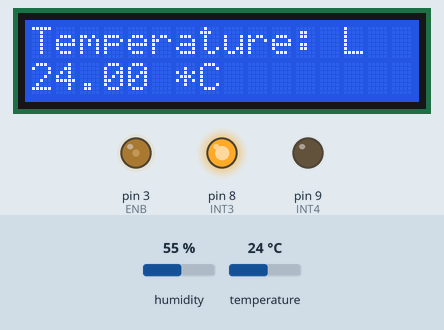
The sketch below on a simulated Arduino Uno, built with avr-gcc and run on an emulated ATmega328P. Shown: 16×2 character LCD, output pins drawn as LEDs (lit = HIGH). Inputs (shaded band) come from the test bench; at power-on: temperature 24 °C, humidity 55 %.

Above: at 3.7 s.
3.8 s: temperature set to 29 °C
At 6.0 s:
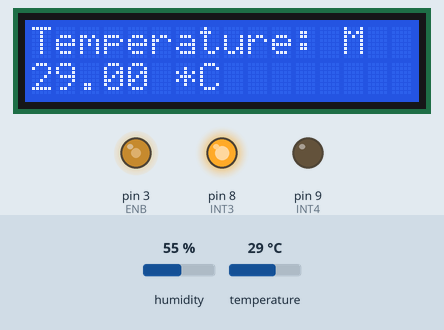
6.8 s: temperature set to 32 °C
At 7.6 s:
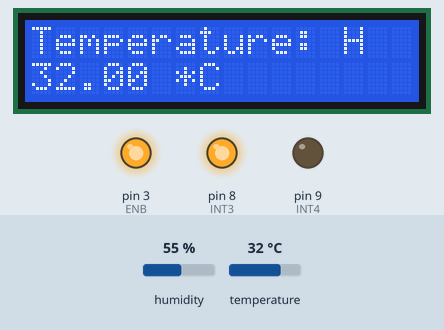
9.8 s: temperature set to 12 °C
At 11.9 s:
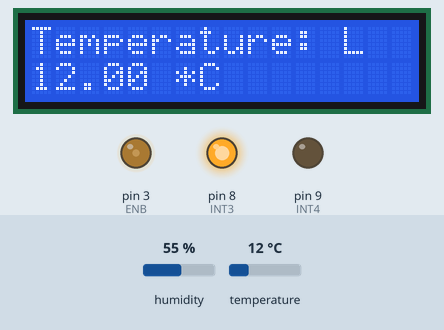
Timing chart, 0 to 13.4 s (numbered marks = the images above; inputs shaded):
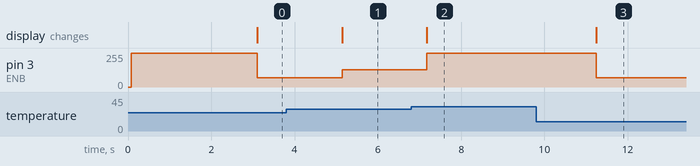

The sketch:

Fan-Temperature_Control_System.ino
```cpp
#include <DHT.h>
#include <LiquidCrystal_I2C.h>

DHT dht(2 , DHT11);
LiquidCrystal_I2C lcd(0x27 , 16 , 2);

uint8_t INT3 = 8;
uint8_t INT4 = 9;
uint8_t ENB = 3;

float Temp;


void setup() {
  // put your setup code here, to run once:
  dht.begin();
  lcd.init();
  lcd.backlight();
  lcd.setCursor(0,0);
  lcd.print("Temperature:");
  pinMode(INT3 , OUTPUT);
  pinMode(INT4 , OUTPUT);
  pinMode(ENB , OUTPUT);

  digitalWrite(INT3 , HIGH);
  digitalWrite(INT4 , LOW);
  analogWrite(ENB , 255);
  delay(1000);

}

void loop() {
  // put your main code here, to run repeatedly:
  delay(2000);
  Temp = dht.readTemperature();
  lcd.setCursor(0,1);
  lcd.print(Temp);
  lcd.setCursor(6,1);
  lcd.print("*C");

  if(Temp > 30)
  {
    lcd.setCursor(13,0);
    lcd.print("H");
    analogWrite(ENB , 255);
  }

  else if(Temp > 28 && Temp <=30)
  {
    lcd.setCursor(13,0);
    lcd.print("M");
    analogWrite(ENB , 128);
  }

  else
  {
    lcd.setCursor(13,0);
    lcd.print("L");
    analogWrite(ENB , 70);
  }

}
```

Measured:
- the behaviour switches between 30 and 31 °C on temperature (found by bisection; images 1 and 2)
- after the input at 3.8 s, pin 3 (ENB): 70/255 → 128/255 after 1.3 s; the display: changes after 1.3 s (image 1)
- after the input at 6.8 s, pin 3 (ENB): 128/255 → 255/255 after 0.38 s; the display: changes after 0.38 s (image 2)
- after the input at 9.8 s, pin 3 (ENB): 255/255 → 70/255 after 1.4 s; the display: changes after 1.4 s (image 3)
